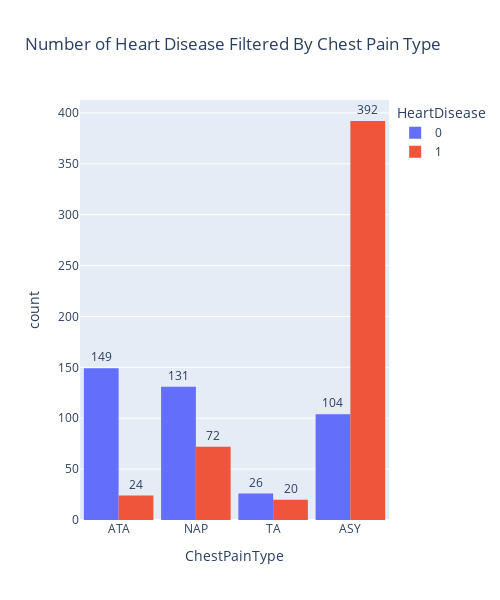

The notebook cell saved with this chart:
### Code cell
#Total Heart Disease filtered by type of chest pain in histogram
fig_heart_disease_by_chestpaintype = px.histogram(df, x="ChestPainType",color="HeartDisease",title="Number of Heart Disease Filtered By Chest Pain Type",text_auto=True, width=500, height=600,barmode="group")
fig_heart_disease_by_chestpaintype.update_layout(bargap=0.1)
fig_heart_disease_by_chestpaintype.update_xaxes(nticks=5)
fig_heart_disease_by_chestpaintype.update_traces(textposition="outside")
fig_heart_disease_by_chestpaintype.show()
# 0 represent not diagnosed for heart disease
# 1 represent diagnosed for heart disease

### Figure 1 — Plotly figure (JSON) as saved in the notebook; plotly's stock layout.template omitted (floating-point values rounded to 4 significant figures; data arrays with more than 128 entries replaced by an {"elided": "..."} marker saying what was removed)
{"data": [{"alignmentgroup": "True", "bingroup": "x", "hovertemplate": "HeartDisease=0<br>ChestPainType=%{x}<br>count=%{y}<extra></extra>", "legendgroup": "0", "marker": {"color": "#636efa", "pattern": {"shape": ""}}, "name": "0", "offsetgroup": "0", "orientation": "v", "showlegend": true, "textposition": "outside", "texttemplate": "%{value}", "type": "histogram", "x": {"elided": "410 str values"}, "xaxis": "x", "yaxis": "y"}, {"alignmentgroup": "True", "bingroup": "x", "hovertemplate": "HeartDisease=1<br>ChestPainType=%{x}<br>count=%{y}<extra></extra>", "legendgroup": "1", "marker": {"color": "#EF553B", "pattern": {"shape": ""}}, "name": "1", "offsetgroup": "1", "orientation": "v", "showlegend": true, "textposition": "outside", "texttemplate": "%{value}", "type": "histogram", "x": {"elided": "508 str values"}, "xaxis": "x", "yaxis": "y"}], "layout": {"bargap": 0.1, "barmode": "group", "height": 600, "legend": {"title": {"text": "HeartDisease"}, "tracegroupgap": 0}, "title": {"text": "Number of Heart Disease Filtered By Chest Pain Type"}, "width": 500, "xaxis": {"anchor": "y", "domain": [0, 1], "nticks": 5, "title": {"text": "ChestPainType"}}, "yaxis": {"anchor": "x", "domain": [0, 1], "title": {"text": "count"}}}}
